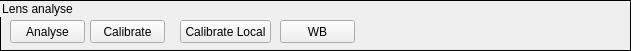
      <widget class="QGroupBox" name="lensAnalyseGroupBox">
       <property name="geometry">
        <rect>
         <x>10</x>
         <y>900</y>
         <width>631</width>
         <height>51</height>
        </rect>
       </property>
       <property name="styleSheet">
        <string notr="true">QGroupBox {
    border: 1px solid black;
}
</string>
       </property>
       <property name="title">
        <string>Lens analyse</string>
       </property>
       <widget class="QPushButton" name="lensAnalyseButton">
        <property name="geometry">
         <rect>
          <x>10</x>
          <y>20</y>
          <width>75</width>
          <height>23</height>
         </rect>
        </property>
        <property name="text">
         <string>Analyse</string>
        </property>
       </widget>
       <widget class="QPushButton" name="calibrateButton">
        <property name="geometry">
         <rect>
          <x>90</x>
          <y>20</y>
          <width>75</width>
          <height>23</height>
         </rect>
        </property>
        <property name="text">
         <string>Calibrate</string>
        </property>
       </widget>
       <widget class="QPushButton" name="calibrateLocalButton">
        <property name="geometry">
         <rect>
          <x>180</x>
          <y>20</y>
          <width>91</width>
          <height>23</height>
         </rect>
        </property>
        <property name="text">
         <string>Calibrate Local</string>
        </property>
       </widget>
       <widget class="QPushButton" name="whiteBalanceButton">
        <property name="geometry">
         <rect>
          <x>280</x>
          <y>20</y>
          <width>75</width>
          <height>23</height>
         </rect>
        </property>
        <property name="text">
         <string>WB</string>
        </property>
       </widget>
      </widget>
